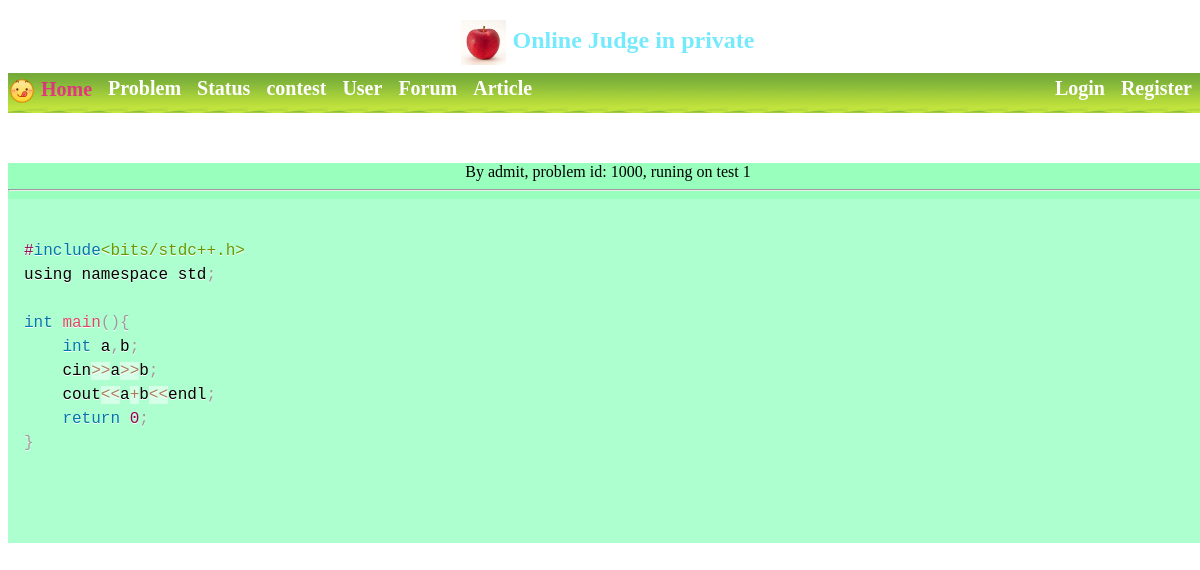
/Status_display.php, run on an earlier commit of the app's database.
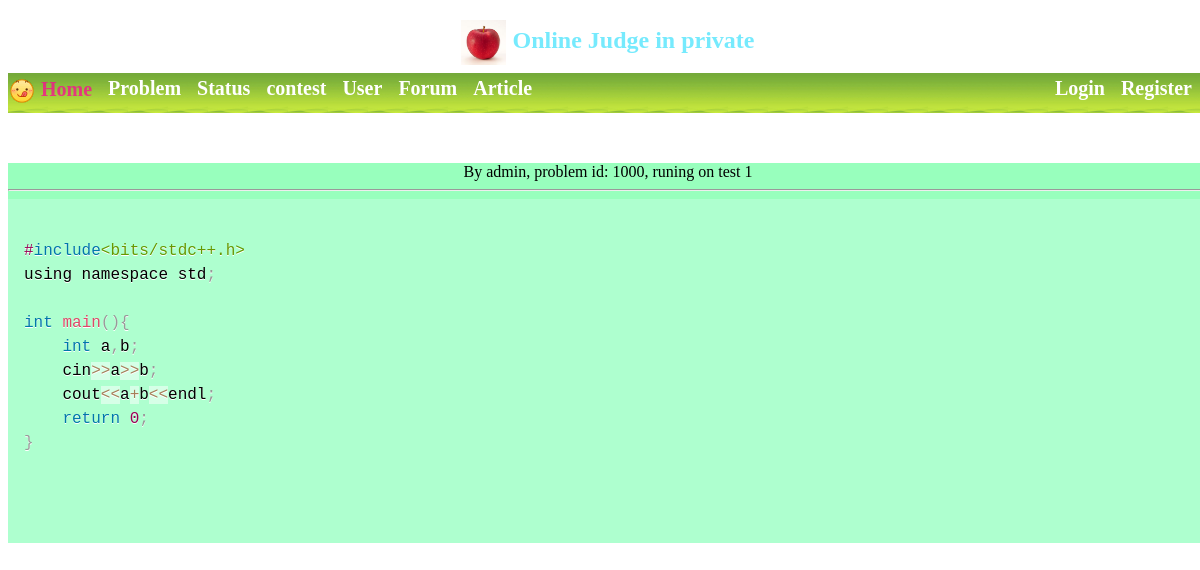
And on a later commit of the database.
### tables this page shows
CREATE TABLE IF NOT EXISTS `pro_submit` (
  `id` int(11) NOT NULL,
  `pro_id` int(11) NOT NULL,
  `language` int(11) NOT NULL,
  `result` int(11) NOT NULL,
  `u_time` int(11) NOT NULL,
  `u_memory` int(11) NOT NULL,
  `user_id` int(11) NOT NULL,
  `_date` datetime NOT NULL,
  `huck` int(11) NOT NULL,
  `code` varchar(20000) NOT NULL,
  `compile` varchar(900) NOT NULL,
  PRIMARY KEY (`id`)
);

CREATE TABLE IF NOT EXISTS `user_information` (
  `id` int(11) NOT NULL,
  `user_name` varchar(20) NOT NULL,
  `nike_name` varchar(20) NOT NULL,
  `password` varchar(100) NOT NULL,
  `authority` int(11) NOT NULL,
  `register_time` datetime NOT NULL,
  `last_loading_time` datetime NOT NULL,
  PRIMARY KEY (`id`),
  UNIQUE KEY `user_name` (`user_name`)
);

### Php/Status.php (called while the page is built, shortened)
<?php
	function get_languages($id){
		if ( $id == 2 ) {
			return "C++";
		}
		return "C++";
	}
	function get_verdict($id){
		$p2 = "";
		if ($id >= 3000) {
			$t_id = $id % 1000;
			$p2 = " on test " . $t_id;
			$id = (int)($id / 1000);
		}
		$p1 = "";
		if ($id == 3) {
			$p1 = "Output Limit";
		}elseif ($id == 4) {
			$p1 = "Runtime Error";
		}elseif ($id == 5) {
			$p1 = "Memory Limit Exceeded";
		}elseif ($id == 6) {
			$p1 = "Time Limit Exceeded";
		}elseif ($id == 7) {
			$p1 = "Wrong Answer";
		}elseif ($id == 9) {
			$p1 = "runing";
		}
		return $p1. "" . $p2;
	}
	function get_id_name($conn,$u_id){
		$sql = "SELECT * FROM user_information WHERE id = '$u_id'";
		$result = mysqli_query($conn,$sql);
		while ($row = mysqli_fetch_array($result)) {
			return $row['user_name'];
		}
		return "connect error";
	}
?>

### Html/Status_display.php (the view, shortened to what this page needs)
<?php
	include "../Php/Public_1.php";
	include '../Php/Status.php';
	$pid = 1;
	$sql = "SELECT * FROM pro_submit WHERE id = '$pid'";
	$result = mysqli_query($conn,$sql);
	$language = 0;
	$r = 0;
	$pro_id = 1000;
	$u_id = -1;
	while ($row = mysqli_fetch_array($result)) {
		$language = $row['language'];
		$r = $row['result'];
		$pro_id = $row['pro_id'];
		$u_id = $row['user_id'];
	}
	$language = get_languages($language);
	$r = get_verdict($r);
	$u_id = get_id_name($conn,$u_id);
?>
<!DOCTYPE html>
<html>
<head>
	<link rel="stylesheet" type="text/css" href="../Css/Home.css">
	<link rel="stylesheet" type="text/css" href="../Css/public_1.css">
	<link href="../Css/prism.css" rel="stylesheet" />
	<link rel="stylesheet" type="text/css" href="../Css/display_code.css">
</head>
<body>
	<div id="package">
		<div id="head">
			<h2>
				<img id = "position_photo"  class="width_45" src="../photo/head2.jpg">
				<span class="_blue_1">Online Judge in private</span>
			</h2>
		</div>
		<div id="menu_backgound">
			<a href="index.php" class="menu_label_1 menu_a new_color_imp">
				<img id = "position_photo" src="../photo/display1.png">
				Home
			</a>
			<a href="problem.php" class="menu_label_1 menu_a">
				Problem
			</a>
			<a href="Status.php" class="menu_label_1 menu_a">
				Status
			</a>
			<a href="Contest.php" class="menu_label_1 menu_a">
				contest
			</a>
			<a href="user.php" class="menu_label_1 menu_a">
				User
			</a>
			<a href="forum.php" class="menu_label_1 menu_a">
				Forum
			</a>
			<a href="article.php" class="menu_label_1 menu_a">
				Article
			</a>
					<?php
				if( $GLOBALS['loading_user_flag'] ){
					?>
						<a href="index.php?out=1" class="menu_label_1 menu_a float_imp_right">
							Sign out
						</a>
						<a href="mypage.php" class="menu_label_1 menu_a float_imp_right">
							<?php echo $GLOBALS['loading_username']; ?>
						</a>
					<?php
				}else{
					?>
						<a href="register.php" class="menu_label_1 menu_a float_imp_right">
							Register
						</a>
						<a href="loading.php" class="menu_label_1 menu_a float_imp_right">
							Login
						</a>
					<?php
				}
			?>
		</div>
	</div>
	<div id = "display_main">
		<?php echo "By ".$u_id.",   problem id: ".$pro_id.",   ".$r; ?>
		<hr>
		<pre>
			<code class="language-<?php echo($language) ?>" text-align= "left">
			</code>
		</pre>
	</div>
</body>
</html>

What changed in the data, as far as the page shows it:
changed through a linked row, pro_submit "runing on test 1": user.user_name "admit" → "admin"
